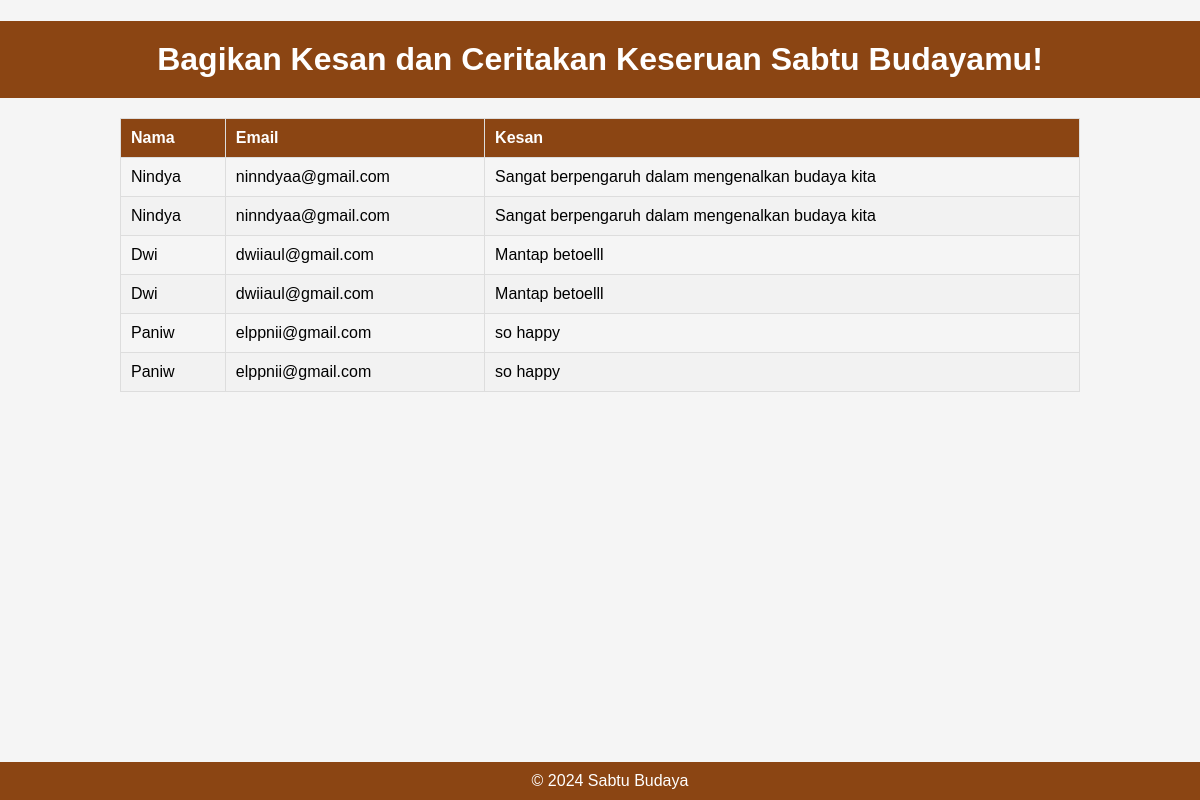
Screenshot of /cobapya.php with the database file from the repository.
### cobapya.php (the view, shortened to what this page needs)
<?php
$host = '127.0.0.1';
$username = 'root';
$password = '';
$database = 'dbbudaya';
$conn = new mysqli($host, $username, $password, $database);
$createDatabase = "CREATE DATABASE IF NOT EXISTS $database";
$conn->query($createDatabase);
$conn->select_db($database);
$createTable = "
CREATE TABLE IF NOT EXISTS `sabtu budaya` (
    `ID` INT AUTO_INCREMENT PRIMARY KEY,
    `Nama` VARCHAR(100) NOT NULL,
    `Email` VARCHAR(100) NOT NULL,
    `Kesan` TEXT NOT NULL
)";
$conn->query($createTable);
$sql = "SELECT Nama, Email, Kesan FROM `sabtu budaya`";
$result = $conn->query($sql);
$data = [];
if ($result->num_rows > 0) {
    while ($row = $result->fetch_assoc()) {
        $data[] = $row;
    }
}
?>
<!DOCTYPE html>
<html lang="en">
<head>
</head>
<body>
    <h1>Bagikan Kesan dan Ceritakan Keseruan Sabtu Budayamu!</h1>
    <table>
        <thead>
            <tr>
                <th>Nama</th>
                <th>Email</th>
                <th>Kesan</th>
            </tr>
        </thead>
        <tbody>
            <?php foreach ($data as $item): ?>
                <tr>
                    <td><?= htmlspecialchars($item['Nama']) ?></td>
                    <td><?= htmlspecialchars($item['Email']) ?></td>
                    <td><?= htmlspecialchars($item['Kesan']) ?></td>
                </tr>
            <?php endforeach; ?>
        </tbody>
    </table>
</body>
<div class="footer">
        &copy; 2024 Sabtu Budaya
    </div>
</html>

### cobapya.php (style rules this page uses)
body { font-family: Arial, sans-serif; margin: 0; padding: 0; background-color: #f5f5f5; }
h1 { text-align: center; padding: 20px; background-color: #8B4513; color: white; margin-bottom: 20px; }
table { width: 80%; margin: 0 auto; border-collapse: collapse; margin-bottom: 30px; }
table th, table td { border: 1px solid #ddd; padding: 10px; text-align: left; }
table th { background-color: #8B4513; color: white; }
table tr:nth-child(even) { background-color: #f2f2f2; }
.footer { text-align: center; padding: 10px; background-color: #8B4513; color: white; position: fixed; bottom: 0; width: 100%; }

### rows the page displays
sabtu budaya: Nama "Nindya", Email "ninndyaa@gmail.com", Kesan "Sangat berpengaruh dalam mengenalkan budaya kita"
sabtu budaya: Nama "Nindya", Email "ninndyaa@gmail.com", Kesan "Sangat berpengaruh dalam mengenalkan budaya kita"
sabtu budaya: Nama "Dwi", Email "dwiiaul@gmail.com", Kesan "Mantap betoelll"
sabtu budaya: Nama "Dwi", Email "dwiiaul@gmail.com", Kesan "Mantap betoelll"
sabtu budaya: Nama "Paniw", Email "elppnii@gmail.com", Kesan "so happy"
sabtu budaya: Nama "Paniw", Email "elppnii@gmail.com", Kesan "so happy"
